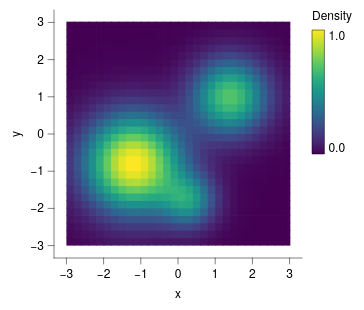

Specify this chart in Vega-Lite:
### Vega-Lite specification from a JSON file in a GitHub repository (floating-point values rounded to 4 significant figures; data arrays with more than 128 entries replaced by an {"elided": "..."} marker saying what was removed)
{"background": null, "config": {"arc": {"fill": "#DBDBDB", "fillOpacity": 1.0, "innerRadius": 31.0, "padAngle": 0.03, "stroke": "black", "strokeOpacity": 1, "strokeWidth": 0.25}, "area": {"fill": "#DBDBDB", "fillOpacity": 1.0, "stroke": "black", "strokeOpacity": 1, "strokeWidth": 0.25}, "axis": {"domain": true, "domainCap": "round", "domainColor": "black", "domainWidth": 0.25, "grid": false, "gridCap": "round", "gridColor": "#F1F1F1", "gridDash": [0, 0], "gridOpacity": 1.0, "gridWidth": 0.25, "labelColor": "black", "labelFont": "Helvetica Neue, HelveticaNeue, Helvetica, Arial, sans-serif", "labelFontSize": 6, "labelFontStyle": "normal", "labelFontWeight": 400, "offset": 0, "ticks": true, "tickCap": "round", "tickColor": "black", "tickRound": false, "tickSize": 3, "tickWidth": 0.25, "titleColor": "black", "titleFont": "Helvetica Neue, HelveticaNeue, Helvetica, Arial, sans-serif", "titleFontSize": 6, "titleFontStyle": "normal", "titleFontWeight": 400}, "axisX": {"domain": true, "labelAlign": "center", "labelAngle": 0, "labels": true, "ticks": true, "translate": 0}, "axisY": {"domain": true, "labelAlign": "right", "labelAngle": 0, "labels": true, "ticks": true, "translate": 0}, "axisRight": {"domain": true, "labelAlign": "left", "labelAngle": 0, "labels": true, "ticks": true, "translate": 0}, "axisTop": {"domain": true, "labelAlign": "center", "labelAngle": 0, "labels": true, "ticks": true, "translate": 0}, "axisBand": {"tickOffset": 0}, "bar": {"fill": "#DBDBDB", "fillOpacity": 1.0, "stroke": "black", "strokeOpacity": 1, "strokeWidth": 0.25}, "boxplot": {"size": 11.16, "ticks": {"cornerRadius": 0.25, "fill": "black", "opacity": 1, "size": 5.58, "thickness": 0.25}, "box": {"fillOpacity": 1.0, "stroke": "black", "strokeOpacity": 1, "strokeWidth": 0.25}, "median": {"cornerRadius": 0, "fill": "black", "fillOpacity": 1.0, "opacity": 1, "size": 11.16, "thickness": 0.25}, "rule": {"fill": "black", "fillOpacity": 1.0, "size": 12.4, "stroke": "black", "strokeDash": [0, 0], "strokeOpacity": 1, "strokeWidth": 0.25}, "outliers": {"color": "black", "fill": "black", "fillOpacity": 1.0, "size": 0, "stroke": "black", "strokeOpacity": 1, "strokeWidth": 0.25}}, "circle": {"fill": "black", "fillOpacity": 1.0, "size": 1.55, "stroke": null, "strokeOpacity": 1, "strokeWidth": 0.25}, "errorband": {"band": {"fillOpacity": 0.6, "stroke": null, "strokeWidth": 0.25, "strokeOpacity": 1}, "borders": {"opacity": 0, "strokeOpacity": 1, "strokeWidth": 0.25}}, "errorbar": {"opacity": 1, "rule": {"strokeDash": [0, 0], "strokeWidth": 0.25}, "ticks": {"color": "black", "cornerRadius": 0.125, "opacity": 1, "size": 7.44, "thickness": 0.25}, "thickness": 0.25}, "font": "Helvetica Neue, HelveticaNeue, Helvetica, Arial, sans-serif", "geoshape": {"fill": "#DBDBDB", "fillOpacity": 1.0, "stroke": "black", "strokeOpacity": 1, "strokeWidth": 0.25}, "header": {"labelColor": "black", "labelFont": "Helvetica Neue, HelveticaNeue, Helvetica, Arial, sans-serif", "labelFontSize": 6, "labelFontStyle": "normal", "labelFontWeight": 400, "titleColor": "black", "titleFont": "Helvetica Neue, HelveticaNeue, Helvetica, Arial, sans-serif", "titleFontSize": 6, "titleFontStyle": "normal", "titleFontWeight": 400, "titlePadding": 0}, "legend": {"disable": false, "offset": 4.5, "titlePadding": 4, "labelOffset": 2, "gradientLabelOffset": 2, "columnPadding": 4, "rowPadding": 2, "gradientLength": 62.0, "gradientThickness": 6.2, "gradientOpacity": 1.0, "gradientStrokeColor": "black", "gradientStrokeWidth": 0.25, "labelColor": "black", "labelFont": "Helvetica Neue, HelveticaNeue, Helvetica, Arial, sans-serif", "labelFontSize": 6, "labelFontStyle": "normal", "labelFontWeight": 400, "strokeColor": "black", "strokeWidth": 0, "symbolSize": 36, "symbolStrokeColor": "black", "symbolStrokeWidth": 0.25, "titleColor": "black", "titleFont": "Helvetica Neue, HelveticaNeue, Helvetica, Arial, sans-serif", "titleFontSize": 6, "titleFontStyle": "normal", "titleFontWeight": 400}, "line": {"color": "black", "stroke": "black", "strokeCap": "butt", "strokeDash": [0, 0], "strokeOpacity": 1, "strokeWidth": 0.5}, "point": {"filled": true, "fill": "#DBDBDB", "fillOpacity": 1.0, "size": 6.2, "stroke": "black", "strokeOpacity": 1, "strokeWidth": 0.25}, "range": {"category": ["#B2B2B2", "#4A7CD3", "#008542", "#664CAF", "#509F98", "#636363", "#284F93", "#005226", "#382864", "#285753"], "diverging": {"scheme": ["#443E60", "#5F597E", "#7C759B", "#9994B6", "#B7B4CC", "#D6D5DC", "#F6F6F6", "#D1DAD9", "#A4C2BF", "#7AA9A4", "#578E89", "#37736E", "#1B5954"]}, "heatmap": {"scheme": ["#440154", "#472270", "#433E82", "#38598C", "#2C728E", "#238A8D", "#24A086", "#39B578", "#5DC862", "#96D646", "#CAE02D", "#FDE724"]}, "ordinal": {"scheme": ["#F1F1F1", "#DBDBDB", "#C6C6C6", "#B2B2B2", "#9D9D9D", "#898989", "#767676", "#636363", "#515151", "#404040", "#2F2F2F", "#1F1F1F"]}, "ramp": {"scheme": ["#440154", "#472270", "#433E82", "#38598C", "#2C728E", "#238A8D", "#24A086", "#39B578", "#5DC862", "#96D646", "#CAE02D", "#FDE724"]}}, "rule": {"color": "black", "stroke": "black", "strokeCap": "round", "strokeDash": [2, 2], "strokeOpacity": 1, "strokeWidth": 0.25}, "scale": {"barBandPaddingInner": 0.1, "rectBandPaddingInner": 0, "tickBandPaddingInner": 0.1, "bandPaddingOuter": 0.1, "bandWithNestedOffsetPaddingInner": 0.2, "bandWithNestedOffsetPaddingOuter": 0.2, "offsetBandPaddingInner": 0, "offsetBandPaddingOuter": 0, "continuousPadding": 6.2, "round": false}, "rect": {"fill": "#DBDBDB", "fillOpacity": 1.0, "stroke": "black", "strokeOpacity": 1, "strokeWidth": 0.25}, "square": {"fill": "#DBDBDB", "fillOpacity": 1.0, "size": 12.4, "stroke": "black", "strokeOpacity": 1, "strokeWidth": 0.25}, "text": {"color": "black", "font": "Helvetica Neue, HelveticaNeue, Helvetica, Arial, sans-serif", "fontSize": 6, "fontStyle": "normal", "fontWeight": 400}, "tick": {"color": "black", "cornerRadius": 0.125, "opacity": 1.0, "size": 11.16, "thickness": 0.25}, "title": {"anchor": "middle", "frame": "group", "color": "black", "font": "Helvetica Neue, HelveticaNeue, Helvetica, Arial, sans-serif", "fontSize": 6, "fontStyle": "normal", "fontWeight": 400, "subtitleColor": "black", "subtitleFont": "Helvetica Neue, HelveticaNeue, Helvetica, Arial, sans-serif", "subtitleFontSize": 6, "subtitleFontStyle": "normal", "subtitleFontWeight": 400}, "trail": {"color": "black", "opacity": 1, "size": 0.5}, "view": {"continuousWidth": 124, "continuousHeight": 124, "discreteWidth": 124, "discreteHeight": 124, "fill": null, "stroke": null, "strokeWidth": 0.25}}, "data": {"name": "data-ba0412ef80218ea38e3c8f5f8b522309"}, "mark": {"type": "rect", "clip": true, "stroke": null}, "encoding": {"color": {"field": "density", "title": "Density", "type": "quantitative"}, "x": {"axis": {"values": [-3, -2, -1, 0, 1, 2, 3]}, "field": "x0", "scale": {"domain": [-3, 3], "nice": false}, "title": "x", "type": "quantitative"}, "x2": {"field": "x1"}, "y": {"axis": {"values": [-3, -2, -1, 0, 1, 2, 3]}, "field": "y0", "scale": {"domain": [-3, 3], "nice": false}, "title": "y", "type": "quantitative"}, "y2": {"field": "y1"}}, "$schema": "https://vega.github.io/schema/vega-lite/v6.4.1.json", "datasets": {"data-ba0412ef80218ea38e3c8f5f8b522309": {"elided": "900 records"}}}
